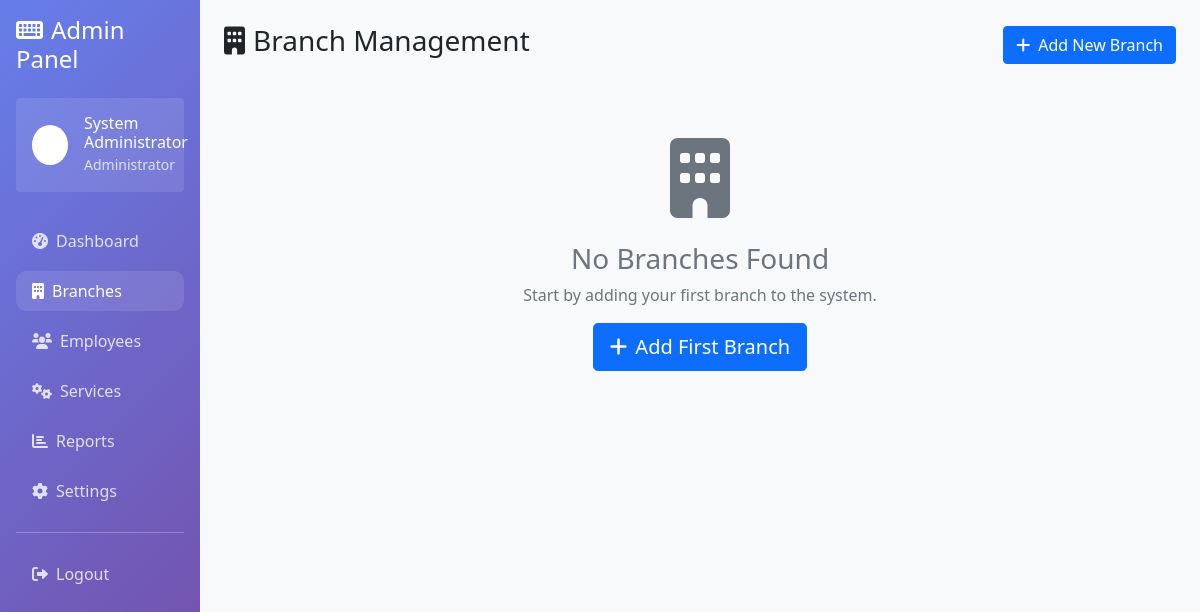
The page /admin/branches.php (signed in) on the database as committed earlier.
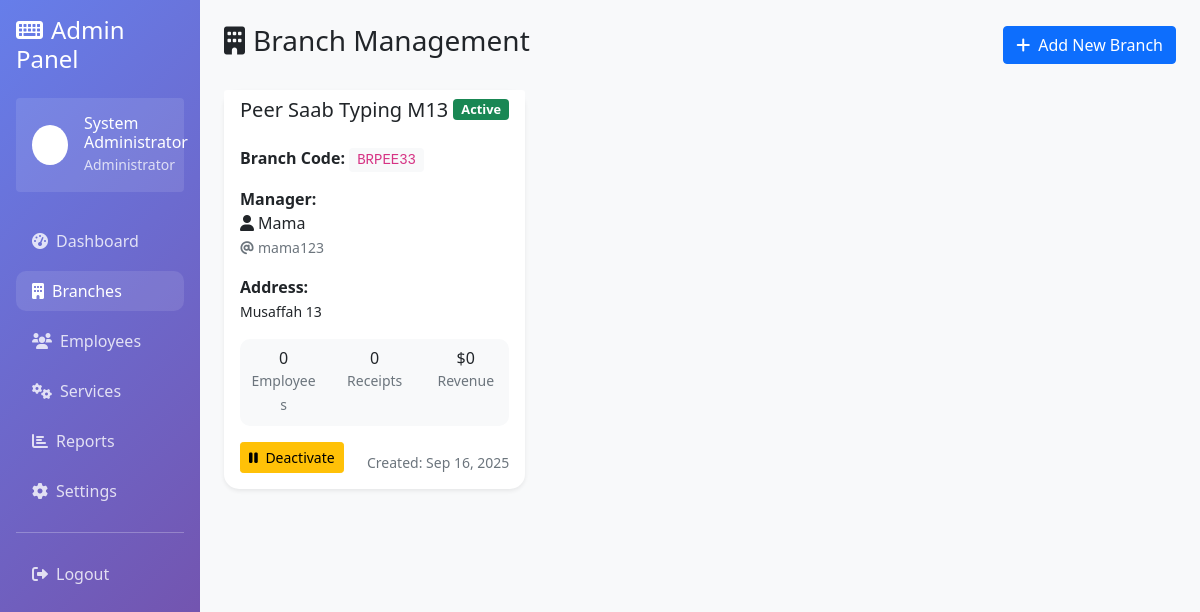
The same page on the database as committed later.
### tables this page shows
CREATE TABLE branches (
            id INTEGER PRIMARY KEY AUTOINCREMENT,
            branch_name VARCHAR(100) NOT NULL,
            branch_code VARCHAR(20) UNIQUE NOT NULL,
            address TEXT,
            phone VARCHAR(20),
            email VARCHAR(100),
            manager_username VARCHAR(50) UNIQUE NOT NULL,
            manager_password VARCHAR(255) NOT NULL,
            manager_full_name VARCHAR(100) NOT NULL,
            status TEXT DEFAULT 'active' CHECK (status IN ('active', 'inactive')),
            created_at DATETIME DEFAULT CURRENT_TIMESTAMP
        );

### config/database.php (called while the page is built, shortened)
<?php
class Database {
    private $db_path = '../data/typing_center.db';
    private $connection;
    public function __construct() {
        $dir = dirname($this->db_path);
        $this->connection = new PDO("sqlite:" . $this->db_path);
        $this->connection->setAttribute(PDO::ATTR_ERRMODE, PDO::ERRMODE_EXCEPTION);
        $this->connection->exec("PRAGMA foreign_keys = ON");
        $this->createTables();
    }
    public function getConnection() {
        return $this->connection;
    }
    private function createTables() {
        $this->connection->exec($sql);
        $stmt = $this->connection->prepare("SELECT COUNT(*) FROM admin");
        $stmt->execute();
        $stmt = $this->connection->prepare("SELECT COUNT(*) FROM services");
        $stmt->execute();
        $stmt = $this->connection->prepare("SELECT COUNT(*) FROM settings");
        $stmt->execute();
    }
}
?>

### includes/auth.php (called while the page is built, shortened)
<?php
class Auth {
    public function getUserInfo() {
        return [
            'id' => $_SESSION['user_id'] ?? null,
            'type' => $_SESSION['user_type'] ?? null,
            'username' => $_SESSION['username'] ?? null,
            'full_name' => $_SESSION['full_name'] ?? null,
            'branch_id' => $_SESSION['branch_id'] ?? null,
            'branch_name' => $_SESSION['branch_name'] ?? null
        ];
    }
}
?>

### admin/branches.php (the view, shortened to what this page needs)
<?php
require_once '../config/database.php';
require_once '../includes/auth.php';
$database = new Database();
$auth = new Auth($database);
$auth->requireRole(['admin']);
$user_info = $auth->getUserInfo();
$db = $database->getConnection();
$stmt = $db->query("SELECT b.*,
    (SELECT COUNT(*) FROM employees WHERE branch_id = b.id AND status = 'active') as employee_count,
    (SELECT COUNT(*) FROM receipts WHERE branch_id = b.id AND strftime('%Y-%m', created_at) = strftime('%Y-%m', 'now')) as monthly_receipts,
    (SELECT COALESCE(SUM(total_amount), 0) FROM receipts WHERE branch_id = b.id AND strftime('%Y-%m', created_at) = strftime('%Y-%m', 'now')) as monthly_revenue
    FROM branches b
    ORDER BY b.created_at DESC");
$branches = $stmt->fetchAll(PDO::FETCH_ASSOC);
?>
<!DOCTYPE html>
<html lang="en">
<head>
    <link href="https://cdn.jsdelivr.net/npm/bootstrap@5.1.3/dist/css/bootstrap.min.css" rel="stylesheet">
    <link href="https://cdnjs.cloudflare.com/ajax/libs/font-awesome/6.0.0/css/all.min.css" rel="stylesheet">
</head>
<body>
    <div class="container-fluid">
        <div class="row">
            <div class="col-md-3 col-lg-2 sidebar p-3">
                <h4 class="mb-4"><i class="fas fa-keyboard me-2"></i>Admin Panel</h4>
                <div class="user-info bg-white bg-opacity-10 rounded p-3 mb-4">
                    <div class="d-flex align-items-center">
                        <div class="avatar bg-white bg-opacity-20 rounded-circle p-2 me-3">
                            <i class="fas fa-user-shield"></i>
                        </div>
                        <div>
                            <h6 class="mb-0"><?= htmlspecialchars($user_info['full_name']) ?></h6>
                            <small class="opacity-75">Administrator</small>
                        </div>
                    </div>
                </div>
                <nav class="nav flex-column">
                    <a class="nav-link" href="/admin/dashboard.php">
                        <i class="fas fa-tachometer-alt me-2"></i>Dashboard
                    </a>
                    <a class="nav-link active" href="/admin/branches.php">
                        <i class="fas fa-building me-2"></i>Branches
                    </a>
                    <a class="nav-link" href="/admin/employees.php">
                        <i class="fas fa-users me-2"></i>Employees
                    </a>
                    <a class="nav-link" href="/admin/services.php">
                        <i class="fas fa-cogs me-2"></i>Services
                    </a>
                    <a class="nav-link" href="/admin/reports.php">
                        <i class="fas fa-chart-bar me-2"></i>Reports
                    </a>
                    <a class="nav-link" href="/admin/settings.php">
                        <i class="fas fa-cog me-2"></i>Settings
                    </a>
                    <hr class="my-3">
                    <a class="nav-link" href="/logout.php">
                        <i class="fas fa-sign-out-alt me-2"></i>Logout
                    </a>
                </nav>
            </div>
            <div class="col-md-9 col-lg-10 p-4">
                <div class="d-flex justify-content-between align-items-center mb-4">
                    <h1 class="h3"><i class="fas fa-building me-2"></i>Branch Management</h1>
                    <button class="btn btn-primary" data-bs-toggle="modal" data-bs-target="#addBranchModal">
                        <i class="fas fa-plus me-2"></i>Add New Branch
                    </button>
                </div>
                <?php if (empty($branches)): ?>
                    <div class="text-center py-5">
                        <i class="fas fa-building fa-5x text-muted mb-4"></i>
                        <h3 class="text-muted">No Branches Found</h3>
                        <p class="text-muted">Start by adding your first branch to the system.</p>
                        <button class="btn btn-primary btn-lg" data-bs-toggle="modal" data-bs-target="#addBranchModal">
                            <i class="fas fa-plus me-2"></i>Add First Branch
                        </button>
                    </div>
                <?php else: ?>
                    <div class="row">
                        <?php foreach ($branches as $branch): ?>
                            <div class="col-md-6 col-lg-4">
                                <div class="card branch-card shadow-sm">
                                    <div class="card-header bg-white border-0 d-flex justify-content-between align-items-center">
                                        <h5 class="mb-0"><?= htmlspecialchars($branch['branch_name']) ?></h5>
                                        <span class="badge status-badge bg-<?= $branch['status'] === 'active' ? 'success' : 'secondary' ?>">
                                            <?= ucfirst($branch['status']) ?>
                                        </span>
                                    </div>
                                    <div class="card-body">
                                        <div class="mb-3">
                                            <strong>Branch Code:</strong>
                                            <code class="bg-light px-2 py-1 rounded"><?= htmlspecialchars($branch['branch_code']) ?></code>
                                        </div>
                                        <div class="mb-3">
                                            <strong>Manager:</strong><br>
                                            <i class="fas fa-user me-1"></i><?= htmlspecialchars($branch['manager_full_name']) ?><br>
                                            <small class="text-muted">
                                                <i class="fas fa-at me-1"></i><?= htmlspecialchars($branch['manager_username']) ?>
                                            </small>
                                        </div>
                                        <?php if (!empty($branch['address'])): ?>
                                            <div class="mb-3">
                                                <strong>Address:</strong><br>
                                                <small><?= htmlspecialchars($branch['address']) ?></small>
                                            </div>
                                        <?php endif; ?>
                                        <div class="stats-mini">
                                            <div class="row text-center">
                                                <div class="col-4">
                                                    <div class="h6 mb-0"><?= $branch['employee_count'] ?></div>
                                                    <small class="text-muted">Employees</small>
                                                </div>
                                                <div class="col-4">
                                                    <div class="h6 mb-0"><?= $branch['monthly_receipts'] ?></div>
                                                    <small class="text-muted">Receipts</small>
                                                </div>
                                                <div class="col-4">
                                                    <div class="h6 mb-0">$<?= number_format($branch['monthly_revenue'], 0) ?></div>
                                                    <small class="text-muted">Revenue</small>
                                                </div>
                                            </div>
                                        </div>
                                        <div class="mt-3 d-flex justify-content-between">
                                            <form method="POST" class="d-inline">
                                                <button type="submit" class="btn btn-sm btn-<?= $branch['status'] === 'active' ? 'warning' : 'success' ?>"
                                                        onclick="return confirm('Are you sure you want to <?= $branch['status'] === 'active' ? 'deactivate' : 'activate' ?> this branch?')">
                                                    <i class="fas fa-<?= $branch['status'] === 'active' ? 'pause' : 'play' ?> me-1"></i>
                                                    <?= $branch['status'] === 'active' ? 'Deactivate' : 'Activate' ?>
                                                </button>
                                            </form>
                                            <small class="text-muted align-self-end">
                                                Created: <?= date('M j, Y', strtotime($branch['created_at'])) ?>
                                            </small>
                                        </div>
                                    </div>
                                </div>
                            </div>
                        <?php endforeach; ?>
                    </div>
                <?php endif; ?>
            </div>
        </div>
    </div>
</body>
</html>

### admin/branches.php (style rules this page uses)
body { background-color: #f8f9fa; }
.sidebar { background: linear-gradient(135deg, #667eea 0%, #764ba2 100%); min-height: 100vh; color: white; }
.sidebar .nav-link { color: rgba(255, 255, 255, 0.8); border-radius: 10px; margin: 5px 0; transition: all 0.3s; }
.sidebar .nav-link:hover, .sidebar .nav-link.active { color: white; background-color: rgba(255, 255, 255, 0.1); }
.branch-card { border-radius: 15px; border: none; transition: transform 0.2s; margin-bottom: 20px; }
.status-badge { font-size: 0.8em; }
.stats-mini { background: #f8f9fa; border-radius: 10px; padding: 10px; margin-top: 10px; }

Rows that differ between the two databases and show on the page:
added branches: branch_name "Peer Saab Typing M13", status "Active", branch_code "BRPEE33", manager_full_name "Mama", manager_username "mama123", address "Musaffah 13", employee_count "0", monthly_receipts "0", monthly_revenue "0", shows "Deactivate", created_at "Sep 16, 2025"
Other text that changed with them:
text no longer shown: "No Branches Found Start by adding your first branch to the system. Add First Branch"
